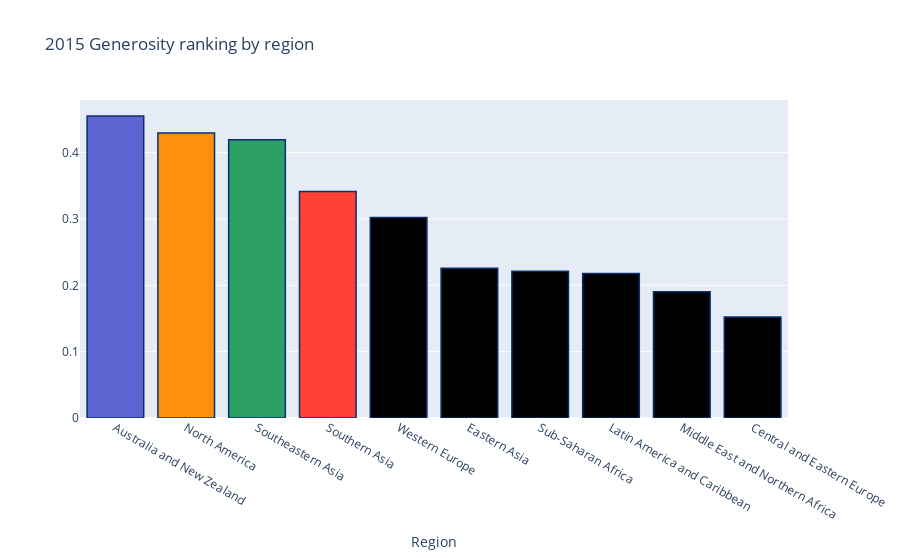

Source (notebook cell):
### Markdown cell above
## Generosity ranking by region

### Code cell
region_mean = data2015.groupby(['region'])['generosity'].mean()
region_mean.sort_values(ascending=False, inplace=True)

# Bar Chart
trace1 = go.Bar(
    x=region_mean.index,
    y=region_mean.values,
    marker=dict(
        color=['rgb(93, 100, 210)', 'rgb(255, 144, 14)',
               'rgb(44, 160, 101)', 'rgb(255, 65, 54)'],
        line=dict(
            color='rgb(8,48,107)',
            width=1.5,
        )
    ),
)

data = [trace1]
layout = go.Layout(
    barmode='stack'
)
layout = dict(title = '2015 Generosity ranking by region',
              xaxis= dict(title= 'Region',ticklen= 5,zeroline= False)
             )
fig = go.Figure(data=data, layout=layout)
iplot(fig)

### Figure 1 — Plotly figure (JSON) as saved in the notebook; plotly's stock layout.template omitted (floating-point values rounded to 4 significant figures)
{"data": [{"marker": {"color": ["rgb(93, 100, 210)", "rgb(255, 144, 14)", "rgb(44, 160, 101)", "rgb(255, 65, 54)"], "line": {"color": "rgb(8,48,107)", "width": 1.5}}, "type": "bar", "x": ["Australia and New Zealand", "North America", "Southeastern Asia", "Southern Asia", "Western Europe", "Eastern Asia", "Sub-Saharan Africa", "Latin America and Caribbean", "Middle East and Northern Africa", "Central and Eastern Europe"], "y": [0.4553, 0.4296, 0.4193, 0.3414, 0.3021, 0.2259, 0.2211, 0.2178, 0.1904, 0.1523]}], "layout": {"title": {"text": "2015 Generosity ranking by region"}, "xaxis": {"ticklen": 5, "title": {"text": "Region"}, "zeroline": false}}}
